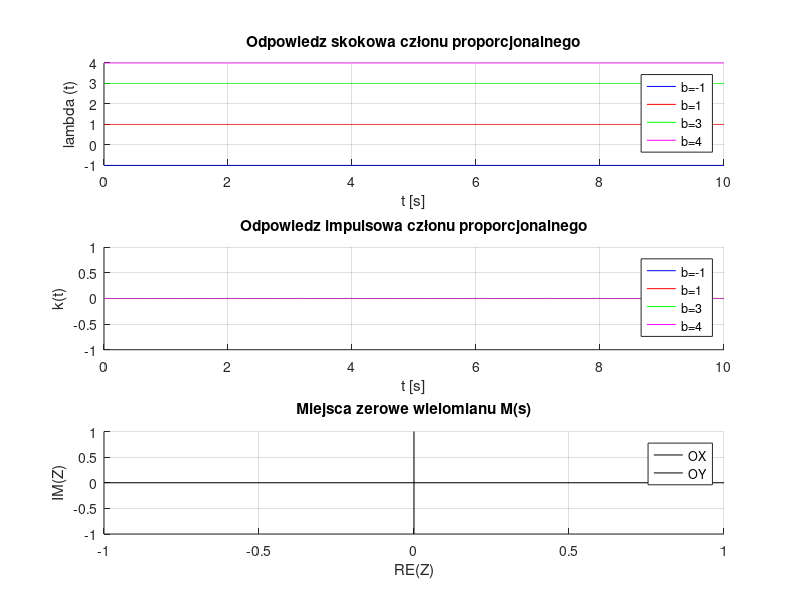
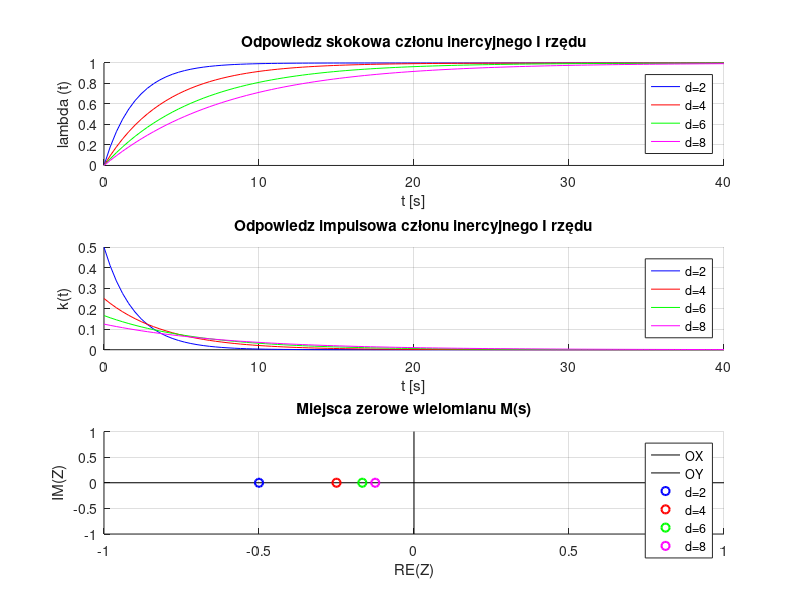
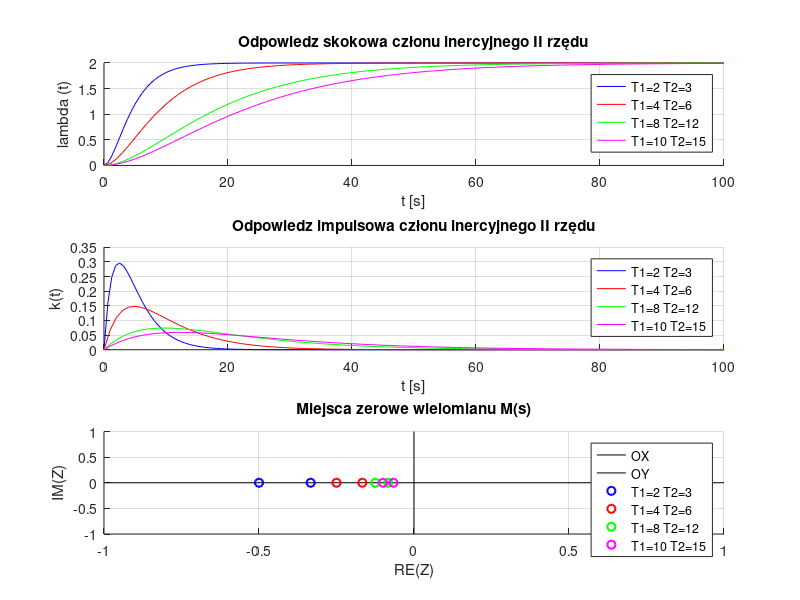
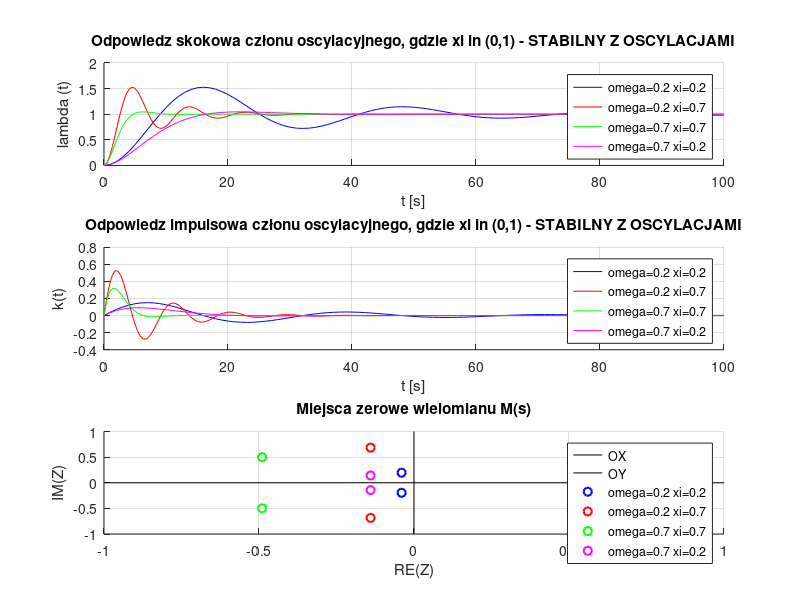

Write MATLAB code to recreate these figures, in order. (Note: this script raises an error after producing the figures.)
clear all;
close all;
%%%%%%%%%%%%%%%%%%%%%%%%%%%%%%%%%%%%%%%%%%%%%%%%%
%                                               %
% Autor: Piotr Bednarek                         %
% Indeks: 249472                                %
%                                               %
%%%%%%%%%%%%%%%%%%%%%%%%%%%%%%%%%%%%%%%%%%%%%%%%%


%CZŁON PROPORCJONALNY

a=0; b=-1; c=0; d=0; e=1; 
M=[c d e];
K_s1=tf([a,b] , [c,d,e])
z1=roots(M);
[Step1,t1]=step(K_s1);
[Impulse1,t2]=impulse(K_s1);

a=0; b=1; c=0; d=0; e=1; 
M=[c d e];
K_s2=tf([a,b] , [c,d,e])
z2=roots(M);
[Step2,tt1]=step(K_s2);
[Impulse2,tt2]=impulse(K_s2);


a=0; b=3; c=0; d=0; e=1; 
M=[c d e];
K_s3=tf([a,b] , [c,d,e])
z3=roots(M);
[Step3,ttt1]=step(K_s3);
[Impulse3,ttt2]=impulse(K_s3);


a=0; b=4; c=0; d=0; e=1; 
M=[c d e];
K_s4=tf([a,b] , [c,d,e])
z4=roots(M);
[Step4,tttt1]=step(K_s4);
[Impulse4,tttt2]=impulse(K_s4);
%%%%%%%%RYSOWANIE%%%%%%%%
figure(1);
subplot(3,1,1);
grid on;
hold on;
plot(t1,Step1,'b');
plot(tt1,Step2,'r');
plot(ttt1,Step3,'g');
plot(tttt1,Step4,'m');
title("Odpowiedz skokowa członu proporcjonalnego");
xlabel("t [s]");
ylabel("\lambda (t)");
legend("b=-1","b=1","b=3","b=4");



subplot(3,1,2);
grid on;
hold on;
plot(t2,Impulse1,'b');
plot(tt2,Impulse2,'r');
plot(ttt2,Impulse3,'g');
plot(tttt2,Impulse4,'m');
title("Odpowiedz impulsowa członu proporcjonalnego");
xlabel("t [s]");
ylabel("k(t)");
legend("b=-1","b=1","b=3","b=4");

subplot(3,1,3);
grid on;
hold on;
plot([-1 1] , [0 0], 'k');
plot([0 0],[-1 1],'k');
plot(real(z1),imag(z1),'bo','LineWidth',1.5);
plot(real(z2),imag(z2),'ro','LineWidth',1.5);
plot(real(z3),imag(z3),'go','LineWidth',1.5);
plot(real(z4),imag(z4),'mo','LineWidth',1.5);

title("Miejsca zerowe wielomianu M(s)");
xlabel("RE(Z)"); 
ylabel("IM(Z)");
legend("OX","OY","b=-1","b=1","b=3","b=4");
%}

%CZŁON INERCYJNY I RZEDU -> K/TS+1 (zmienna d)

a=0; b=1; c=0; d=2; e=1; 
M=[c d e];
K_s1=tf([a,b] , [c,d,e])
z1=roots(M);
[Step1,t1]=step(K_s1,40);
[Impulse1,t2]=impulse(K_s1,40);



a=0; b=1; c=0; d=4; e=1; 
M=[c d e];
K_s2=tf([a,b] , [c,d,e])
z2=roots(M);
[Step2,tt1]=step(K_s2,40);
[Impulse2,tt2]=impulse(K_s2,40);


a=0; b=1; c=0; d=6; e=1; 
M=[c d e];
K_s3=tf([a,b] , [c,d,e])
z3=roots(M);
[Step3,ttt1]=step(K_s3,40);
[Impulse3,ttt2]=impulse(K_s3,40);


a=0; b=1; c=0; d=8; e=1; 
M=[c d e];
K_s4=tf([a,b] , [c,d,e])
z4=roots(M);
[Step4,tttt1]=step(K_s4,40);
[Impulse4,tttt2]=impulse(K_s4,40);

%%%%%%%%RYSOWANIE%%%%%%%%
figure(2);
subplot(3,1,1);
grid on;
hold on;
plot(t1,Step1,'b');
plot(tt1,Step2,'r');
plot(ttt1,Step3,'g');
plot(tttt1,Step4,'m');
title("Odpowiedz skokowa członu inercyjnego I rzędu");
xlabel("t [s]");
ylabel("\lambda (t)");
legend("d=2","d=4","d=6","d=8");



subplot(3,1,2);
grid on;
hold on;
plot(t2,Impulse1,'b');
plot(tt2,Impulse2,'r');
plot(ttt2,Impulse3,'g');
plot(tttt2,Impulse4,'m');
title("Odpowiedz impulsowa członu inercyjnego I rzędu");
xlabel("t [s]");
ylabel("k(t)");
legend("d=2","d=4","d=6","d=8");

subplot(3,1,3);
grid on;
hold on;
plot([-1 1] , [0 0], 'k');
plot([0 0],[-1 1],'k');
plot(real(z1),imag(z1),'bo','LineWidth',1.5);
plot(real(z2),imag(z2),'ro','LineWidth',1.5);
plot(real(z3),imag(z3),'go','LineWidth',1.5);
plot(real(z4),imag(z4),'mo','LineWidth',1.5);

title("Miejsca zerowe wielomianu M(s)");
xlabel("RE(Z)"); 
ylabel("IM(Z)");
legend("OX","OY","d=2","d=4","d=6","d=8");
%}

%CZŁON INERCYJNY II RZEDU DELTA >=0 ZAWSZE!! -> K/aS^2+bS+c (zmienna d)

T1=2;T2=3;
a=0; b=2; c=T1*T2; d=T1+T2; e=1; 
M=[c d e];
K_s1=tf([a,b] , [c,d,e])
z1=roots(M);
[Step1,t1]=step(K_s1,100);
[Impulse1,t2]=impulse(K_s1,100);

T1=4;T2=6;
a=0; b=2; c=T1*T2; d=T1+T2; e=1; 
M=[c d e];
K_s2=tf([a,b] , [c,d,e])
z2=roots(M);
[Step2,tt1]=step(K_s2,100);
[Impulse2,tt2]=impulse(K_s2,100);


T1=8;T2=12;
a=0; b=2; c=T1*T2; d=T1+T2; e=1; 
M=[c d e];
K_s3=tf([a,b] , [c,d,e])
z3=roots(M);
[Step3,ttt1]=step(K_s3,100);
[Impulse3,ttt2]=impulse(K_s3,100);

T1=10;T2=15;
a=0; b=2; c=T1*T2; d=T1+T2; e=1; 
M=[c d e];
K_s4=tf([a,b] , [c,d,e])
z4=roots(M);
[Step4,tttt1]=step(K_s4,100);
[Impulse4,tttt2]=impulse(K_s4,100);



%%%%%%%%RYSOWANIE%%%%%%%%
figure(3);
subplot(3,1,1);
grid on;
hold on;
plot(t1,Step1,'b');
plot(tt1,Step2,'r');
plot(ttt1,Step3,'g');
plot(tttt1,Step4,'m');
title("Odpowiedz skokowa członu inercyjnego II rzędu");
xlabel("t [s]");
ylabel("\lambda (t)");
legend("T1=2 T2=3","T1=4 T2=6","T1=8 T2=12","T1=10 T2=15");



subplot(3,1,2);
grid on;
hold on;
plot(t2,Impulse1,'b');
plot(tt2,Impulse2,'r');
plot(ttt2,Impulse3,'g');
plot(tttt2,Impulse4,'m');
title("Odpowiedz impulsowa członu inercyjnego II rzędu");
xlabel("t [s]");
ylabel("k(t)");
legend("T1=2 T2=3","T1=4 T2=6","T1=8 T2=12","T1=10 T2=15");

subplot(3,1,3);
grid on;
hold on;
plot([-1 1] , [0 0], 'k');
plot([0 0],[-1 1],'k');
plot(real(z1),imag(z1),'bo','LineWidth',1.5);
plot(real(z2),imag(z2),'ro','LineWidth',1.5);
plot(real(z3),imag(z3),'go','LineWidth',1.5);
plot(real(z4),imag(z4),'mo','LineWidth',1.5);

title("Miejsca zerowe wielomianu M(s)");
xlabel("RE(Z)"); 
ylabel("IM(Z)");
legend("OX","OY","T1=2 T2=3","T1=4 T2=6","T1=8 T2=12","T1=10 T2=15");
%}

%CZŁON OSCYLACYJNY (Ksi nalezy (0,1) STABILNY Z OSCYLACJAMI  -> w^2/S^2+2EwS+w^2    pamietaj w>0

E=0.2;W=0.2;
a=0; b=W^2; c=1; d=2*E*W; e=W^2; 
M=[c d e];
K_s1=tf([a,b] , [c,d,e])
z1=roots(M);
[Step1,t1]=step(K_s1,100);
[Impulse1,t2]=impulse(K_s1,100);

E=0.2;W=0.7;
a=0; b=W^2; c=1; d=2*E*W; e=W^2; 
M=[c d e];
K_s2=tf([a,b] , [c,d,e])
z2=roots(M);
[Step2,tt1]=step(K_s2,100);
[Impulse2,tt2]=impulse(K_s2,100);


E=0.7;W=0.7;
a=0; b=W^2; c=1; d=2*E*W; e=W^2; 
M=[c d e];
K_s3=tf([a,b] , [c,d,e])
z3=roots(M);
[Step3,ttt1]=step(K_s3,100);
[Impulse3,ttt2]=impulse(K_s3,100);

E=0.7;W=0.2;
a=0; b=W^2; c=1; d=2*E*W; e=W^2; 
M=[c d e];
K_s4=tf([a,b] , [c,d,e])
z4=roots(M);
[Step4,tttt1]=step(K_s4,100);
[Impulse4,tttt2]=impulse(K_s4,100);



%%%%%%%%RYSOWANIE%%%%%%%%
figure(4);
subplot(3,1,1);
grid on;
hold on;
plot(t1,Step1,'b');
plot(tt1,Step2,'r');
plot(ttt1,Step3,'g');
plot(tttt1,Step4,'m');
title("Odpowiedz skokowa członu oscylacyjnego, gdzie \xi \in (0,1) - STABILNY Z OSCYLACJAMI");
xlabel("t [s]");
ylabel("\lambda (t)");
legend("\omega=0.2 \xi=0.2 ","\omega=0.2 \xi=0.7 ","\omega=0.7 \xi=0.7 ","\omega=0.7 \xi=0.2 ");



subplot(3,1,2);
grid on;
hold on;
plot(t2,Impulse1,'b');
plot(tt2,Impulse2,'r');
plot(ttt2,Impulse3,'g');
plot(tttt2,Impulse4,'m');
title("Odpowiedz impulsowa członu oscylacyjnego, gdzie \xi \in (0,1) - STABILNY Z OSCYLACJAMI");
xlabel("t [s]");
ylabel("k(t)");
legend("\omega=0.2 \xi=0.2 ","\omega=0.2 \xi=0.7 ","\omega=0.7 \xi=0.7 ","\omega=0.7 \xi=0.2 ");

subplot(3,1,3);
grid on;
hold on;
plot([-1 1] , [0 0], 'k');
plot([0 0],[-1 1],'k');
plot(real(z1),imag(z1),'bo','LineWidth',1.5);
plot(real(z2),imag(z2),'ro','LineWidth',1.5);
plot(real(z3),imag(z3),'go','LineWidth',1.5);
plot(real(z4),imag(z4),'mo','LineWidth',1.5);

title("Miejsca zerowe wielomianu M(s)");
xlabel("RE(Z)"); 
ylabel("IM(Z)");
legend("OX","OY","\omega=0.2 \xi=0.2 ","\omega=0.2 \xi=0.7 ","\omega=0.7 \xi=0.7 ","\omega=0.7 \xi=0.2 ");
%}

%CZŁON OSCYLACYJNY (Ksi nalezy (-1,0) NIESTABILNY Z OSCYLACJAMI  -> w^2/S^2+2EwS+w^2    pamietaj w>0

E=-0.2;W=0.2;
a=0; b=W^2; c=1; d=2*E*W; e=W^2; 
M=[c d e];
K_s1=tf([a,b] , [c,d,e])
z1=roots(M);
[Step1,t1]=step(K_s1);
[Impulse1,t2]=impulse(K_s1);

E=-0.2;W=0.7;
a=0; b=W^2; c=1; d=2*E*W; e=W^2; 
M=[c d e];
K_s2=tf([a,b] , [c,d,e])
z2=roots(M);
[Step2,tt1]=step(K_s2);
[Impulse2,tt2]=impulse(K_s2);


E=-0.7;W=0.7;
a=0; b=W^2; c=1; d=2*E*W; e=W^2; 
M=[c d e];
K_s3=tf([a,b] , [c,d,e])
z3=roots(M);
[Step3,ttt1]=step(K_s3);
[Impulse3,ttt2]=impulse(K_s3);

E=-0.7;W=0.2;
a=0; b=W^2; c=1; d=2*E*W; e=W^2; 
M=[c d e];
K_s4=tf([a,b] , [c,d,e])
z4=roots(M);
[Step4,tttt1]=step(K_s4);
[Impulse4,tttt2]=impulse(K_s4);



%%%%%%%%RYSOWANIE%%%%%%%%
figure(5);
subplot(3,1,1);
grid on;
hold on;
plot(t1,Step1,'b');
plot(tt1,Step2,'r');
plot(ttt1,Step3,'g');
plot(tttt1,Step4,'m');
title("Odpowiedz skokowa członu oscylacyjnego, gdzie \xi \in (-1,0) - NIESTABILNY Z OSCYLACJAMI");
xlabel("t [s]");
ylabel("\lambda (t)");
legend("\omega=0.2 \xi=-0.2 ","\omega=0.2 \xi=-0.7 ","\omega=0.7 \xi=-0.7 ","\omega=0.7 \xi=-0.2 ");



subplot(3,1,2);
grid on;
hold on;
plot(t2,Impulse1,'b');
plot(tt2,Impulse2,'r');
plot(ttt2,Impulse3,'g');
plot(tttt2,Impulse4,'m');
title("Odpowiedz impulsowa członu oscylacyjnego, gdzie \xi \in (-1,0) - NIESTABILNY Z OSCYLACJAMI");
xlabel("t [s]");
ylabel("k(t)");
legend("\omega=0.2 \xi=-0.2 ","\omega=0.2 \xi=-0.7 ","\omega=0.7 \xi=-0.7 ","\omega=0.7 \xi=-0.2 ");

subplot(3,1,3);
grid on;
hold on;
plot([-1 1] , [0 0], 'k');
plot([0 0],[-1 1],'k');
plot(real(z1),imag(z1),'bo','LineWidth',1.5);
plot(real(z2),imag(z2),'ro','LineWidth',1.5);
plot(real(z3),imag(z3),'go','LineWidth',1.5);
plot(real(z4),imag(z4),'mo','LineWidth',1.5);

title("Miejsca zerowe wielomianu M(s)");
xlabel("RE(Z)"); 
ylabel("IM(Z)");
legend("OX","OY","\omega=0.2 \xi=-0.2 ","\omega=0.2 \xi=-0.7 ","\omega=0.7 \xi=-0.7 ","\omega=0.7 \xi=-0.2 ");
%}

%CZŁON OSCYLACYJNY (Ksi >=1  STAB BEZ OSCYLACJI-> w^2/S^2+2EwS+w^2    pamietaj w>0

E=1;W=2;
a=0; b=W^2; c=1; d=2*E*W; e=W^2; 
M=[c d e];
K_s1=tf([a,b] , [c,d,e])
z1=roots(M);
[Step1,t1]=step(K_s1,20);
[Impulse1,t2]=impulse(K_s1,20);

E=2;W=3;
a=0; b=W^2; c=1; d=2*E*W; e=W^2; 
M=[c d e];
K_s2=tf([a,b] , [c,d,e])
z2=roots(M);
[Step2,tt1]=step(K_s2,20);
[Impulse2,tt2]=impulse(K_s2,20);


E=4;W=4;
a=0; b=W^2; c=1; d=2*E*W; e=W^2; 
M=[c d e];
K_s3=tf([a,b] , [c,d,e])
z3=roots(M);
[Step3,ttt1]=step(K_s3,20);
[Impulse3,ttt2]=impulse(K_s3,20);

E=7;W=5;
a=0; b=W^2; c=1; d=2*E*W; e=W^2; 
M=[c d e];
K_s4=tf([a,b] , [c,d,e])
z4=roots(M);
[Step4,tttt1]=step(K_s4,20);
[Impulse4,tttt2]=impulse(K_s4,20);



%%%%%%%%RYSOWANIE%%%%%%%%
figure(6);
subplot(3,1,1);
grid on;
hold on;
plot(t1,Step1,'b');
plot(tt1,Step2,'r');
plot(ttt1,Step3,'g');
plot(tttt1,Step4,'m');
title("Odpowiedz skokowa członu oscylacyjnego, gdzie \xi \geq 1 - STABILNY BEZ OSCYLACJI");
xlabel("t [s]");
ylabel("\lambda (t)");

legend("\omega=2 \xi=1 ","\omega=3 \xi=2 ","\omega=4 \xi=4 ","\omega=5 \xi=7 ");



subplot(3,1,2);
grid on;
hold on;
plot(t2,Impulse1,'b');
plot(tt2,Impulse2,'r');
plot(ttt2,Impulse3,'g');
plot(tttt2,Impulse4,'m');
title("Odpowiedz impulsowa członu oscylacyjnego, gdzie \xi \geq 1 - STABILNY BEZ OSCYLACJI");
xlabel("t [s]");
ylabel("k(t)");
legend("\omega=2 \xi=1 ","\omega=3 \xi=2 ","\omega=4 \xi=4 ","\omega=5 \xi=7 ");

subplot(3,1,3);
grid on;
hold on;
plot([-1 1] , [0 0], 'k');
plot([0 0],[-1 1],'k');
plot(real(z1),imag(z1),'bo','LineWidth',1.5);
plot(real(z2),imag(z2),'ro','LineWidth',1.5);
plot(real(z3),imag(z3),'go','LineWidth',1.5);
plot(real(z4),imag(z4),'mo','LineWidth',1.5);

title("Miejsca zerowe wielomianu M(s)");
xlabel("RE(Z)"); 
ylabel("IM(Z)");
legend("OX","OY","\omega=2 \xi=1 ","\omega=3 \xi=2 ","\omega=4 \xi=4 ","\omega=5 \xi=7 ");
%}

%CZŁON OSCYLACYJNY (Ksi <= -1  NIESTAB BEZ OSCYLACJI-> w^2/S^2+2EwS+w^2    pamietaj w>0

E=-1;W=2;
a=0; b=W^2; c=1; d=2*E*W; e=W^2; 
M=[c d e];
K_s1=tf([a,b] , [c,d,e])
z1=roots(M);
[Step1,t1]=step(K_s1,30);
[Impulse1,t2]=impulse(K_s1,30);

E=-2;W=3;
a=0; b=W^2; c=1; d=2*E*W; e=W^2; 
M=[c d e];
K_s2=tf([a,b] , [c,d,e])
z2=roots(M);
[Step2,tt1]=step(K_s2,30);
[Impulse2,tt2]=impulse(K_s2,30);


E=-4;W=4;
a=0; b=W^2; c=1; d=2*E*W; e=W^2; 
M=[c d e];
K_s3=tf([a,b] , [c,d,e])
z3=roots(M);
[Step3,ttt1]=step(K_s3,30);
[Impulse3,ttt2]=impulse(K_s3,30);

E=-7;W=5;
a=0; b=W^2; c=1; d=2*E*W; e=W^2; 
M=[c d e];
K_s4=tf([a,b] , [c,d,e])
z4=roots(M);
[Step4,tttt1]=step(K_s4,30);
[Impulse4,tttt2]=impulse(K_s4,30);

%%%%%%%%RYSOWANIE%%%%%%%%
figure(7);
subplot(3,1,1);
grid on;
hold on;
plot(t1,Step1,'b');
plot(tt1,Step2,'r');
plot(ttt1,Step3,'g');
plot(tttt1,Step4,'m');
title("Odpowiedz skokowa członu oscylacyjnego, gdzie \xi \leq -1 - NIESTABILNY BEZ OSCYLACJI");
xlabel("t [s]");
ylabel("\lambda (t)");

legend("\omega=2 \xi=-1 ","\omega=3 \xi=-2 ","\omega=4 \xi=-4 ","\omega=5 \xi=-7 ");



subplot(3,1,2);
grid on;
hold on;
plot(t2,Impulse1,'b');
plot(tt2,Impulse2,'r');
plot(ttt2,Impulse3,'g');
plot(tttt2,Impulse4,'m');
title("Odpowiedz impulsowa członu oscylacyjnego, gdzie \xi \leq -1 - NIESTABILNY BEZ OSCYLACJI");
xlabel("t [s]");
ylabel("k(t)");
legend("\omega=2 \xi=-1 ","\omega=3 \xi=-2 ","\omega=4 \xi=-4 ","\omega=5 \xi=-7 ");

subplot(3,1,3);
grid on;
hold on;
plot([-1 1] , [0 0], 'k');
plot([0 0],[-1 1],'k');
plot(real(z1),imag(z1),'bo','LineWidth',1.5);
plot(real(z2),imag(z2),'ro','LineWidth',1.5);
plot(real(z3),imag(z3),'go','LineWidth',1.5);
plot(real(z4),imag(z4),'mo','LineWidth',1.5);

title("Miejsca zerowe wielomianu M(s)");
xlabel("RE(Z)"); 
ylabel("IM(Z)");
legend("OX","OY","\omega=2 \xi=1 ","\omega=3 \xi=2 ","\omega=4 \xi=4 ","\omega=5 \xi=7 ");
%}

%CZŁON CAŁKUJĄCY IDEALNY  -> 1/dS (zmienna d)

a=0; b=1; c=0; d=2; e=0; 
M=[c d e];
K_s1=tf([a,b] , [c,d,e])
z1=roots(M);
[Step1,t1]=step(K_s1);
[Impulse1,t2]=impulse(K_s1);

a=0; b=1; c=0; d=4; e=0; 
M=[c d e];
K_s2=tf([a,b] , [c,d,e])
z2=roots(M);
[Step2,tt1]=step(K_s2);
[Impulse2,tt2]=impulse(K_s2);


a=0; b=1; c=0; d=6; e=0; 
M=[c d e];
K_s3=tf([a,b] , [c,d,e])
z3=roots(M);
[Step3,ttt1]=step(K_s3);
[Impulse3,ttt2]=impulse(K_s3);


a=0; b=1; c=0; d=8; e=0; 
M=[c d e];
K_s4=tf([a,b] , [c,d,e])
z4=roots(M);
[Step4,tttt1]=step(K_s4);
[Impulse4,tttt2]=impulse(K_s4);

%%%%%%%%RYSOWANIE%%%%%%%%
figure(8);
subplot(3,1,1);
grid on;
hold on;
plot(t1,Step1,'b');
plot(tt1,Step2,'r');
plot(ttt1,Step3,'g');
plot(tttt1,Step4,'m');
title("Odpowiedz skokowa członu całkującego idealnego");
xlabel("t [s]");
ylabel("\lambda (t)");
legend("d=2","d=4","d=6","d=8");



subplot(3,1,2);
grid on;
hold on;
plot(t2,Impulse1,'b');
plot(tt2,Impulse2,'r');
plot(ttt2,Impulse3,'g');
plot(tttt2,Impulse4,'m');
title("Odpowiedz impulsowa członu całkującego idealnego");
xlabel("t [s]");
ylabel("k(t)");
legend("d=2","d=4","d=6","d=8");

subplot(3,1,3);
grid on;
hold on;
plot([-1 1] , [0 0], 'k');
plot([0 0],[-1 1],'k');
plot(z1,0,'bo','LineWidth',1.5);
plot(z2,0,'ro','LineWidth',1.5);
plot(z3,0,'go','LineWidth',1.5);
plot(z4,0,'mo','LineWidth',1.5);

title("Miejsca zerowe wielomianu M(s)");
xlabel("RE(Z)"); 
ylabel("IM(Z)");
legend("OX","OY","d=2","d=4","d=6","d=8");
%}

%CZŁON RÓŻNICZKUJĄCY z inercja (rzeczywisty)  -> aS/ds+1

a=-2; b=0; c=0; d=1; e=1; 
M=[c d e];
K_s1=tf([a,b] , [c,d,e])
z1=roots(M);
[Step1,t1]=step(K_s1);
[Impulse1,t2]=impulse(K_s1);

a=1; b=0; c=0; d=1; e=1; 
M=[c d e];
K_s2=tf([a,b] , [c,d,e])
z2=roots(M);
[Step2,tt1]=step(K_s2);
[Impulse2,tt2]=impulse(K_s2);


a=2; b=0; c=0; d=1; e=1; 
M=[c d e];
K_s3=tf([a,b] , [c,d,e])
z3=roots(M);
[Step3,ttt1]=step(K_s3);
[Impulse3,ttt2]=impulse(K_s3);


a=4; b=0; c=0; d=1; e=1; 
M=[c d e];
K_s4=tf([a,b] , [c,d,e])
z4=roots(M);
[Step4,tttt1]=step(K_s4);
[Impulse4,tttt2]=impulse(K_s4);
%%%%%%%%RYSOWANIE%%%%%%%%
figure(9);
subplot(3,1,1);
grid on;
hold on;
plot(t1,Step1,'b');
plot(tt1,Step2,'r');
plot(ttt1,Step3,'g');
plot(tttt1,Step4,'m');
title("Odpowiedz skokowa członu różniczkującego z inercją (człon rzeczywisty)  (d=1)");
xlabel("t [s]");
ylabel("\lambda (t)");
legend("a=-2","a=1","a=2","a=4");



subplot(3,1,2);
grid on;
hold on;
plot(t2,Impulse1,'b');
plot(tt2,Impulse2,'r');
plot(ttt2,Impulse3,'g');
plot(tttt2,Impulse4,'m');
title("Odpowiedz skokowa członu różniczkującego z inercją (człon rzeczywisty)  (d=1)");
xlabel("t [s]");
ylabel("k(t)");
legend("a=-2","a=1","a=2","a=4");

subplot(3,1,3);
grid on;
hold on;
plot([-2 2] , [0 0], 'k');
plot([0 0],[-1 1],'k');
plot(real(z1),imag(z1),'bo','LineWidth',1.5);
plot(real(z2),imag(z2),'ro','LineWidth',1.5);
plot(real(z3),imag(z3),'go','LineWidth',1.5);
plot(real(z4),imag(z4),'mo','LineWidth',1.5);

title("Miejsca zerowe wielomianu M(s)");
xlabel("RE(Z)"); 
ylabel("IM(Z)");
legend("OX","OY","a=-2","a=1","a=2","a=4");

%}

%CZŁON CAŁKUJĄCY Z INERCJĄ (RZECZYWISTY) -> k/cS^2+s

a=0; b=1; c=1; d=1; e=0; 
M=[c d e];
K_s1=tf([a,b] , [c,d,e])
z1=roots(M);
[Step1,t1]=step(K_s1);
[Impulse1,t2]=impulse(K_s1,20);

a=0; b=1; c=2; d=1; e=0; 
M=[c d e];
K_s2=tf([a,b] , [c,d,e])
z2=roots(M);
[Step2,tt1]=step(K_s2);
[Impulse2,tt2]=impulse(K_s2,20);


a=0; b=1; c=3; d=1; e=0; 
M=[c d e];
K_s3=tf([a,b] , [c,d,e])
z3=roots(M);
[Step3,ttt1]=step(K_s3);
[Impulse3,ttt2]=impulse(K_s3,20);


a=0; b=1; c=4; d=1; e=0; 
M=[c d e];
K_s4=tf([a,b] , [c,d,e])
z4=roots(M);
[Step4,tttt1]=step(K_s4);
[Impulse4,tttt2]=impulse(K_s4,20);
%%%%%%%%RYSOWANIE%%%%%%%%
figure(10);
subplot(3,1,1);
grid on;
hold on;
plot(t1,Step1,'b');
plot(tt1,Step2,'r');
plot(ttt1,Step3,'g');
plot(tttt1,Step4,'m');
axis([0 3 0 3]);
title("Odpowiedz skokowa członu całkującego z inercją (człon rzeczywisty) (b=1 i d=1)");
xlabel("t [s]");
ylabel("\lambda (t)");
legend("c=1","c=2","c=3","c=4");



subplot(3,1,2);
grid on;
hold on;
plot(t2,Impulse1,'b');
plot(tt2,Impulse2,'r');
plot(ttt2,Impulse3,'g');
plot(tttt2,Impulse4,'m');
title("Odpowiedz impulsowa członu całkującego z inercją (człon rzeczywisty) (b=1) i (d=1)");
xlabel("t [s]");
ylabel("k(t)");
legend("c=1","c=2","c=3","c=4");

subplot(3,1,3);
grid on;
hold on;
plot([-1 1] , [0 0], 'k');
plot([0 0],[-1 1],'k');
plot(real(z1),imag(z1),'bo','LineWidth',1.5);
plot(real(z2),imag(z2),'ro','LineWidth',1.5);
plot(real(z3),imag(z3),'go','LineWidth',1.5);
plot(real(z4),imag(z4),'mo','LineWidth',1.5);

title("Miejsca zerowe wielomianu M(s)");
xlabel("RE(Z)"); 
ylabel("IM(Z)");
legend("OX","OY","c=-1","c=1","c=3","c=4");
%}